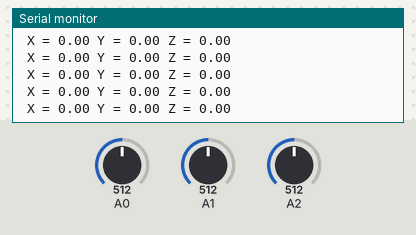
The sketch below on a simulated Arduino Uno, built with avr-gcc and run on an emulated ATmega328P. Shown: the last lines printed to the serial monitor. Inputs (shaded band) come from the test bench; at power-on: A0 = 512, A1 = 512, A2 = 512.

Above: at 1.2 s.
1.3 s: A0 set to 716
At 1.33 s:
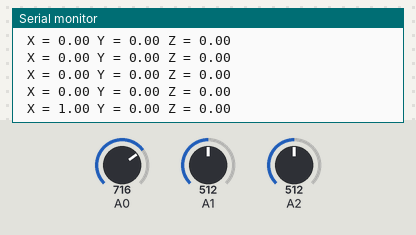
2.8 s: A1 set to 716
At 2.85 s:
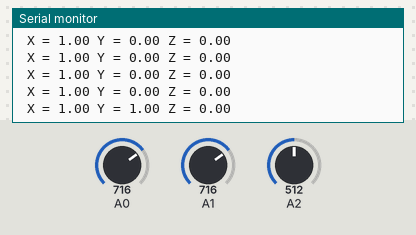
5.8 s: A2 set to 716
At 5.8 s:
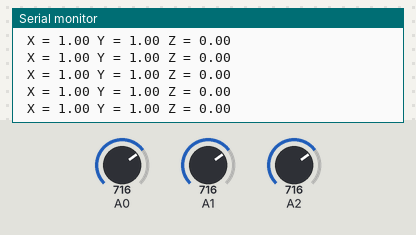
7.3 s: A0 set to 900
At 7.32 s:
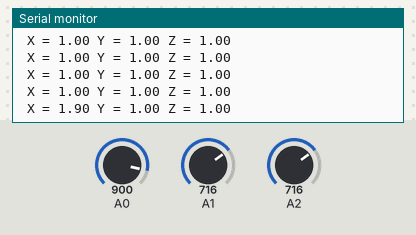
8.8 s: A1 set to 900
At 8.85 s:
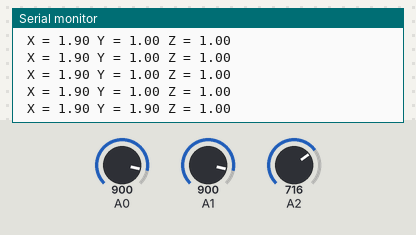
10.3 s: A2 set to 900
At 10.37 s:
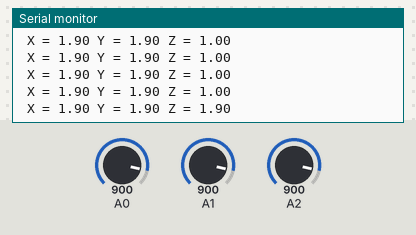
Timing chart, 0 to 12.8 s (numbered marks = the images above; inputs shaded):
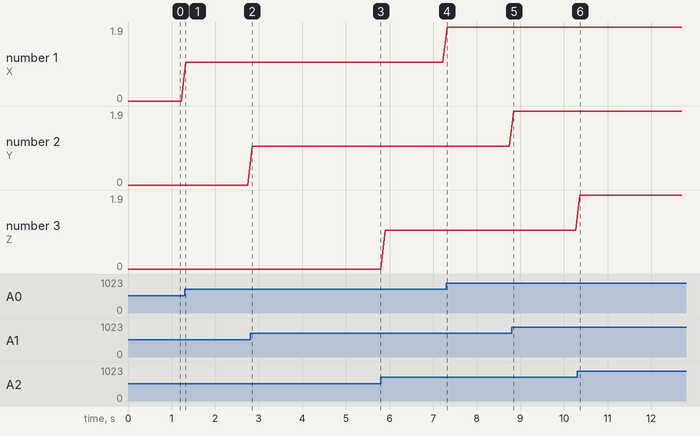

Measured:
- after the input at 1.3 s, the serial monitor: prints a new line at once (image 1)
- after the input at 2.8 s, the serial monitor: prints a new line after 0.05 s (image 2)
- after the input at 7.3 s, the serial monitor: prints a new line at once (image 4)
- after the input at 8.8 s, the serial monitor: prints a new line at once (image 5)
- after the input at 10.3 s, the serial monitor: prints a new line after 0.07 s (image 6)
- plotted number 1: 0 → 1 after the input at 1.3 s, 1 → 1.9 after the input at 7.3 s

The sketch:

sample6_6.ino
```cpp
void setup()
{  Serial.begin(9600); }
void loop() {
    Serial.print(" X = "); Serial.print(acc(A0));
    Serial.print(" Y = "); Serial.print(acc(A1));
    Serial.print(" Z = "); Serial.println(acc(A2));
    delay(100);
}
float acc(byte pin) // 가속도 값 변환식
{ return (analogRead(pin)*5.0/1023.0-2.5); }
```
